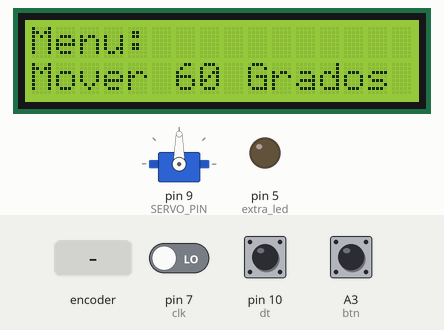
This sketch was run on a simulated Arduino Uno, built with avr-gcc and run on an emulated ATmega328P. Shown: 16×2 character LCD, servo, output pins drawn as LEDs (lit = HIGH). The test bench sets the inputs (shaded band); at power-on: A3 (btn) HIGH, pin 7 (clk) LOW, pin 10 (dt) HIGH.

Above: at 1.2 s.
1.3 s: rotary encoder on pin 7 (clk) / pin 10 (dt) turned 3 steps (first pin leading)
At 2.4 s:
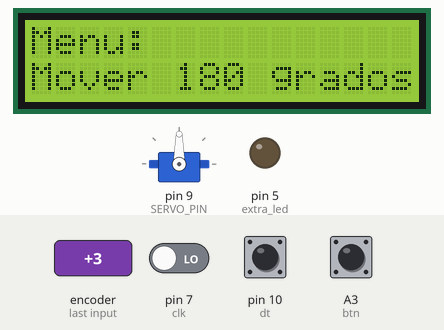
3.4 s: A3 (btn) pulled LOW for 0.15 s
At 5.1 s:
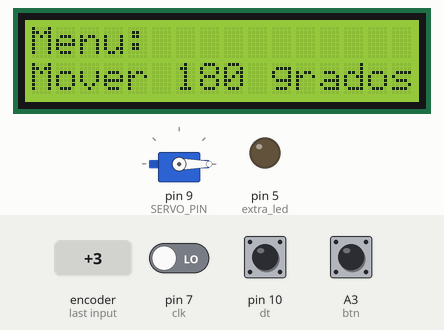
5.9 s: rotary encoder on pin 7 (clk) / pin 10 (dt) turned 1 step (first pin leading)
At 6.8 s:
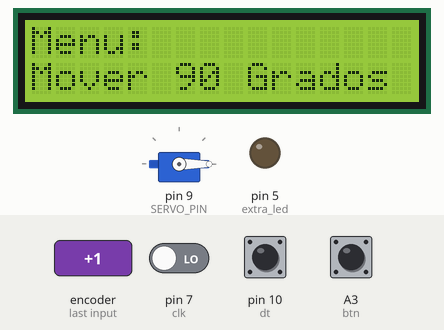
7.6 s: A3 (btn) pulled LOW for 1 s
At 8.4 s:
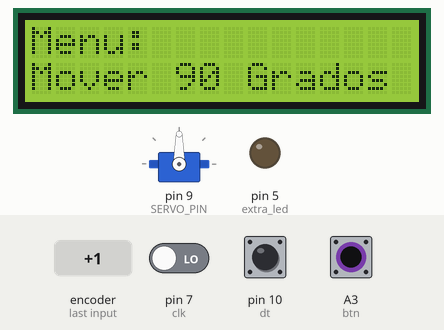
Timing chart, 0 to 10.6 s (numbered marks = the images above; inputs shaded):
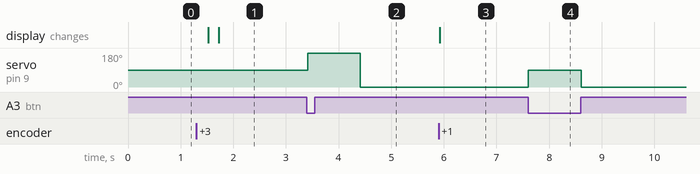

The sketch:

Codigo_Proyecto_Embebidos.ino
```cpp
#include <Wire.h>
#include <LiquidCrystal_I2C.h>
#include <Servo.h>

// Definir los pines
#define clk 7
#define dt  10
#define btn A3
#define extra_led 5  // Nuevo LED en el pin 5
#define SERVO_PIN 9

// Inicializar LCD I2C
LiquidCrystal_I2C lcd(0x27, 16, 2);  // Dirección 0x27, 16 columnas y 2 filas

// Variables para el menú y el encoder
String opciones[] = {
  "Mover 60 Grados", "Mover 120 grados", "Mover 180 grados",
  "Mover 90 Grados", "Mover 150 grados", "Mover 45 grados",
  "Mover 360 Grados", "Encender LED 5s", "Parpadeo 1(s)"
};
int max_opciones = sizeof(opciones) / sizeof(opciones[0]);
int state_clk_old;
int state_btn_old;
int count = 0;
Servo myServo;

void setup() {
  Serial.begin(9600);
  lcd.begin(16, 2); // Especificar las dimensiones de la pantalla
  lcd.backlight();  // Activar la retroiluminación del LCD

  pinMode(extra_led, OUTPUT);  // Nuevo LED
  pinMode(clk, INPUT);
  pinMode(dt, INPUT);
  pinMode(btn, INPUT_PULLUP);
  myServo.attach(SERVO_PIN); // Pin del servomotor

  state_clk_old = digitalRead(clk);
  state_btn_old = digitalRead(btn);
  mostrar_menu();
}

void loop() {
  int state_btn = digitalRead(btn);

  encoder(); // Verifica el estado del encoder

  if (state_btn_old == HIGH && state_btn == LOW) {
    run_option();  // Ejecutar la opción seleccionada
  }

  state_btn_old = state_btn;
}

void encoder() {
  int state_clk = digitalRead(clk);
  int state_dt = digitalRead(dt);

  if (state_clk_old == HIGH && state_clk == LOW) {
    if (state_dt == LOW) {
      count--;
    } else {
      count++;
    }

    // Asegura que el índice esté dentro del rango
    if (count < 0) count = max_opciones - 1;
    if (count >= max_opciones) count = 0;

    mostrar_menu();  // Actualiza el menú
  }

  delay(5);  // Reducir el ruido del encoder
  state_clk_old = state_clk;
}

void mostrar_menu() {
  lcd.clear();
  lcd.setCursor(0, 0);
  lcd.print("Menu:");
  lcd.setCursor(0, 1);
  lcd.print(opciones[count]);  // Mostrar la opción seleccionada
}

void run_option() {
  // Ejecutar las funciones según la opción seleccionada
  switch (count) {
    case 0:
      moverServo(60);  // Opción 1: Mover a 60 grados
      break;
    case 1:
      moverServo(120);  // Opción 2: Mover a 120 grados
      break;
    case 2:
      moverServo(180);  // Opción 3: Mover a 180 grados
      break;
    case 3:
      moverServo(90);  // Opción 4: Mover a 90 grados
      break;
    case 4:
      moverServo(150);  // Opción 5: Mover a 150 grados
      break;
    case 5:
      moverServo(45);  // Opción 6: Mover a 45 grados
      break;
    case 6:
      moverServo(360);  // Opción 7: Mover a 0 grados
      break;
    case 7:
      encenderLED5s();  // Opción 8: Encender LED 5 segundos
      break;
    case 8:
      parpadeo();  // Opción 9: Parpadeo del LED a 50 Hz
      break;
    default:
      break;
  }
  mostrar_menu();  // Volver al menú
}

void moverServo(int angulo) {
  myServo.write(angulo);  // Mover el servomotor al ángulo deseado
  delay(1000);  // Esperar para que el servo complete el movimiento
  myServo.write(0);  // Regresar el servo a la posición inicial (0 grados)
  delay(1000);  // Esperar antes de permitir otro movimiento
}

void encenderLED5s() {
  digitalWrite(extra_led, HIGH);  // Encender el LED
  delay(5000);                    // Esperar 5 segundos
  digitalWrite(extra_led, LOW);   // Apagar el LED
}

void parpadeo() {
  unsigned long start_time = millis();
  while (millis() - start_time < 5000) {  // Mantener el parpadeo durante 5 segundos
    digitalWrite(extra_led, HIGH);
    delay(1000);  // Encendido durante 1000 s
    digitalWrite(extra_led, LOW);
    delay(1000);  // Apagado durante 1000 s
  }
}
```

Measured:
- after the input at 1.3 s, the display: first changes after 0.23 s (image 1 shows a later state)
- after the input at 3.4 s, servo on pin 9 (SERVO_PIN): 90° → 180° at once, → 0° 1.0 s later
- after the input at 5.9 s, the display: changes at once (image 3)
- after the input at 7.6 s, servo on pin 9 (SERVO_PIN): 0° → 90° at once, → 0° 1.0 s later
